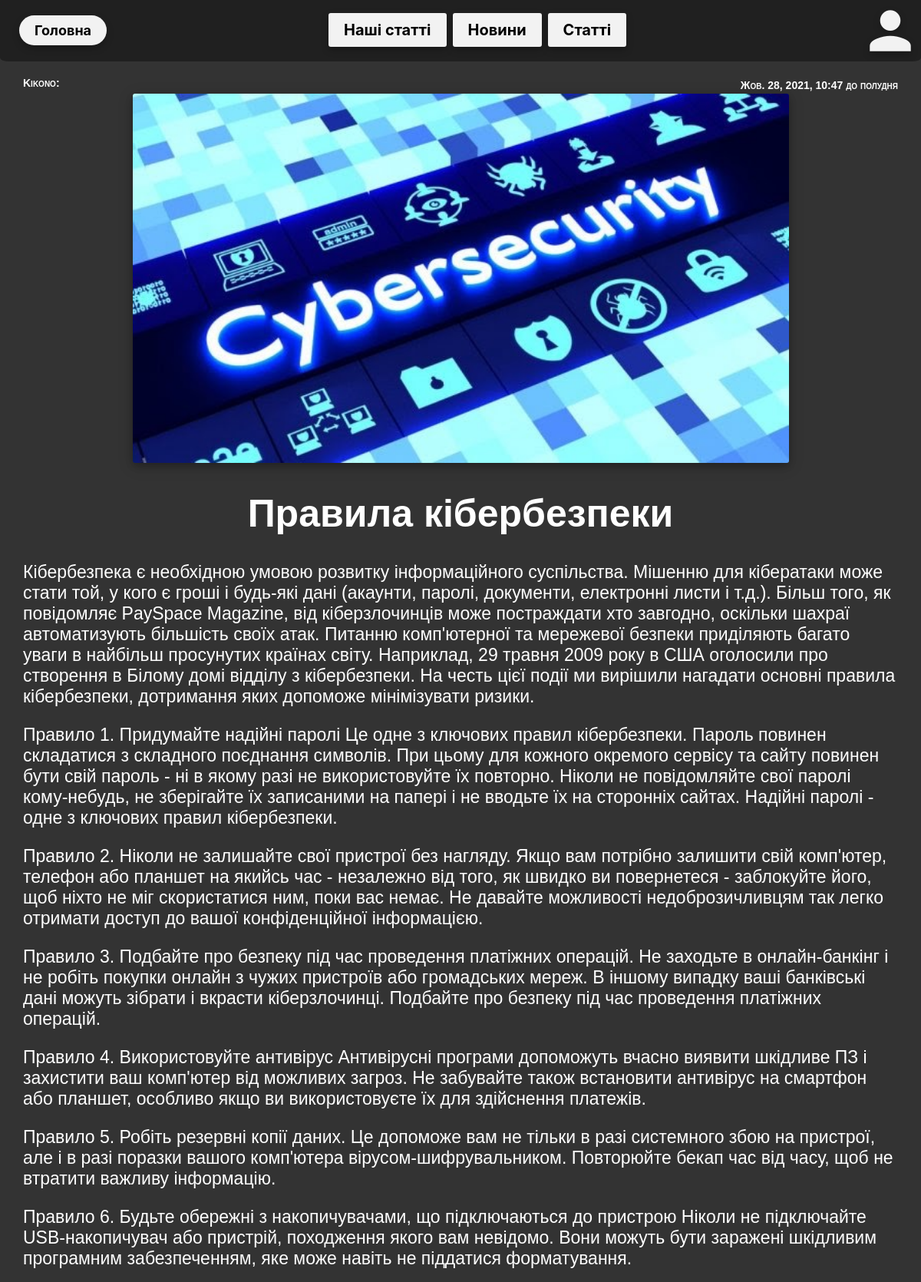
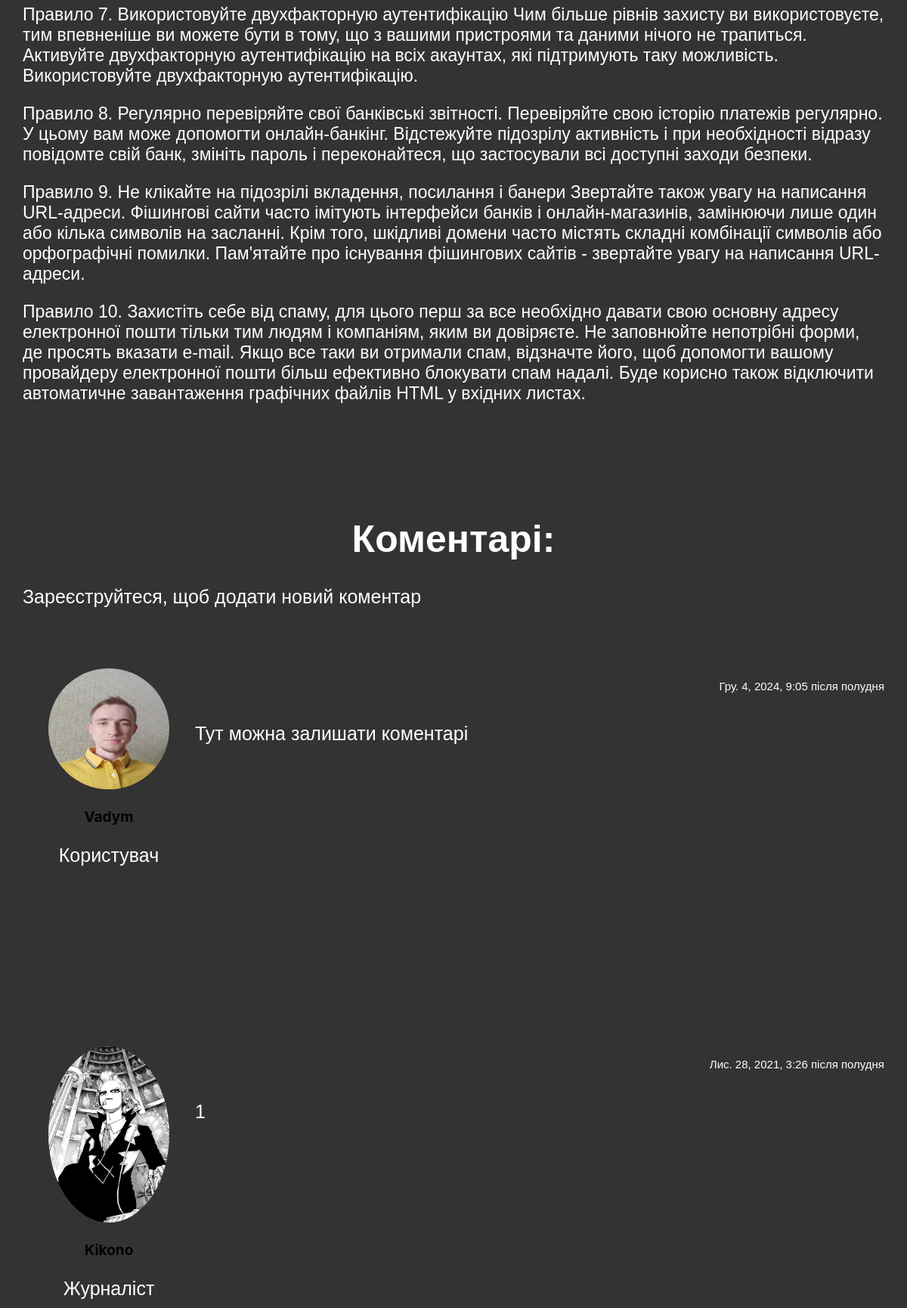
The page /article/20/ (upper part) on the database its author committed (2 pictures, top to bottom).
### blog/models.py (models this page shows)
class Article(models.Model):
    image = models.ImageField(
        upload_to='article/image/',
        height_field=None,
        width_field=None,
        max_length=100
    )
    title = models.CharField(max_length=1000)
    text = models.TextField()
    create_date = models.DateTimeField(default=timezone.now)
    active = models.BooleanField(default=True)
    author = models.CharField(max_length=100, default="Anonimus")

class ArticleComment(models.Model):
    article = models.ForeignKey(
        Article, related_name='comments', on_delete=models.CASCADE
    )
    image = models.CharField(max_length=300, default="none")
    name = models.CharField(max_length=100)
    userid = models.CharField(max_length=1000, default=3)
    role = models.CharField(max_length=100, default="Користувач")
    body = models.TextField()
    created = models.DateTimeField(default=timezone.now)
    active = models.BooleanField(default=True)
    class Meta:
        ordering = ('created',)

### blog/views.py (the view)
# urls.py: path('article/<int:article_id>/',views.show_one_article,  name='one_article'),
def show_one_article(request, article_id):
    islogin, style_file = get_info(request)
    res = get_object_or_404(Article, pk=article_id)
    article_text = res.text.split("\r\n")
    user = request.user.username
    comments = res.comments.filter(active=True)
    comments = reversed(comments)
    if request.method == 'POST':
        comment_form = ArticleCommentForm(data=request.POST)
        if comment_form.is_valid():
            new_comment = comment_form.save(commit=False)
            new_comment.name = request.user.username
            new_comment.role = request.user.profile.role
            new_comment.image = request.user.profile.user_image.url
            new_comment.userid = request.user.pk
            new_comment.article = res
            new_comment.save()
            return redirect(f"/article/{article_id}/")
    else:
        comment_form = ArticleCommentForm()
    context = {
        'article': res,
        'islogin': islogin,
        'article_text': article_text,
        'user': user,
        'comments': comments,
        'comment_form': comment_form,
        'style_file': style_file
    }
    return render(request, 'article/one_article_page.html', context)

### blog/views.py (called while the page is built)
def get_style(request):
    if('theme' in request.COOKIES):
        file = request.COOKIES['theme']
    else:
        file = 'css/dark_theme.css'
    return(file)

def get_info(request):
    islogin = request.user.is_authenticated
    style_file = get_style(request)
    return(islogin, style_file)

### blog/templates/article/one_article_page.html (shortened to what this page needs)
{% load static %}
<!DOCTYPE html>
<html>
<head>
	{% include 'parts_of_page/pages_head.html' %}
</head>
<body>
	{% include 'parts_of_page/header.html' %}
	<main style="width: 100%">
				<div class = "one_article" id="article">
					<p class="date">{{article.create_date}}</p>
					<p class="author">{{article.author}}:</p>
					{% if article.image %}
						<div class="img_div">
							<img src="{{ article.image.url }}" width="100%">
						</div>
					{% else %}
						<h2>Немає зображення</h2>
					{% endif %}
					<h1 class="title">{{article.title}}</h1>
					<div class = "article_text">
						{% for text in article_text %}
							<p>{{text}}</p>
						{% endfor %}
					</div>
				</div>
				<div class="comments_block">
					<h1 class="title">Коментарі:</h1>
					{% if islogin %}
						<div class="add_comment">
							<p>Написати коментар:</p>
							<form class="add_something" method="post">
								{% csrf_token %}
								<p>{{ comment_form.body }}</p>
								<button type="submit" class="button" style="float: right;">Додати</button>
							</form>
						</div>
					{% else %}
						<p>Зареєструйтеся, щоб додати новий коментар</p>
					{% endif %}
					<div class="comment_list">
						{% for comment in comments %}
							<div class="comment" id="comment">
								<div class="info">
									<a href="{%url 'another_profile' user_id=comment.userid%}"><div class="image_div"><img src="{{comment.image}}" width="100%"></div></a>
										{% if 'Журналист' in comment.role %}
											<p style="; text-align: center; font-size: 20px;"><a href="{%url 'another_profile' user_id=comment.userid%}" class="username" style="color: rgb(0, 200, 100)">  {{ comment.name }} </a></p>
										{% elif style_file == 'css/light1.css' or style_file == 'css/purple_gold.css' %}
											<p style="; text-align: center; font-size: 20px;"><a href="{%url 'another_profile' user_id=comment.userid%}" class="username" style="color: black">  {{ comment.name }} </a></p>
										{% else %}
											<p style="; text-align: center; font-size: 20px;"><a href="{%url 'another_profile' user_id=comment.userid%}" class="username" style="color: black; ">  {{ comment.name }} </a></p>
										{% endif %}
									<p class="role"> {{ comment.role }} </p>
								</div>
								<p class="created"> {{ comment.created }} </p>
								<div class="text">
									<p>{{ comment.body }}</p>
								</div>
							</div>
						{% empty %}
							<p>Немає коментарів</p>
						{% endfor %}
					</div>
				</div>
	</main>
</body>
</html>

### blog/templates/parts_of_page/pages_head.html (shortened to what this page needs)
{% load static %}
	<link rel="stylesheet" href="{% static 'css/test22.css' %}">
	<link rel="stylesheet" href="{% static style_file %}">

### blog/templates/parts_of_page/header.html (shortened to what this page needs)
<header class="header">
	<a href="/main" class="logo" class="button">Головна</a>
	<nav>
		<ul>
			<li>
				<div class="dropdown">
					<a href="/ourarticles" class="button">Наші статті</a>
				</div>
			</li>
			<li><a href="/news" class="button">Новини</a></li>
		<li><a href="/articles" class="button">Статті</a></li>
		</ul>
	</nav>
	<div class="dropdown">
	</div>
</header>

### blog/static/css/test22.css (style rules this page uses)
body, html { margin: 0 0 0 0; width: 100%; height: 100%; min-height: 700px; background-color: white; color: black; }
p { font-family:'Trebuchet MS', 'Lucida Sans Unicode', 'Lucida Grande', 'Lucida Sans', Arial, sans-serif; font-size: 25px; text-align: left; }
h1 { font-family: Verdana, Geneva, Tahoma, sans-serif; font-weight: 800; font-size: 50px; text-align: center; }
img { border-radius: 5px; }
header { width: 100%; height: 70px; padding-top: 10px; background-color: #AEC3ED; border-bottom-left-radius: 10px 5px; border-bottom-right-radius: 10px 5px; z-index: 2; position: fixed; top: 0px; }
header .logo { margin-left: 25px; margin-top: 10px; font-size: 18px; float: left; text-decoration: none; z-index: 3; filter: drop-shadow(0px 4px 4px rgba(0, 0, 0, 0.25)); background-color: #DCDF32; font-style: normal; font-weight: bold; line-height: 19px; color: #076AC3; text-align: center; padding: 10px 20px 10px 20px; border-radius: 30px; }
header nav { margin-left: auto; margin-right: auto; }
header nav ul { list-style: none; width: 400px; margin-left: auto; margin-right: auto; margin-top: 20px; }
header nav ul li { margin-left: 2%; float: left; }
.button { width: 176px; height: 45px; filter: drop-shadow(0px 4px 4px rgba(0, 0, 0, 0.25)); background-color: #DCDF32; font-style: normal; font-weight: bold; font-size: 20px; line-height: 19px; color: #076AC3; text-align: center; padding: 10px 20px 10px 20px; border-radius: 3px; }
main { margin-top: 100px; margin-bottom: 100px; margin-left: auto; margin-right: auto; width: 80%; min-height: 600px; }
.dropdown { position: relative; display: inline-block; float: right; }
.one_article { width: 95%; height: auto; margin-left: auto; margin-right: auto; margin-bottom: 20px; margin-top: 20px; }
.one_article img { border-radius: 3px; box-shadow: 0 4px 10px 0 rgba(0,0,0,.2), 0 4px 20px 0 rgba(0,0,0,.19); }
.one_article .date { font-family: sans-serif; float: right; margin-top: 3px; margin-bottom: 3px; font-size: 14px; font-variant: small-caps; font-weight: bold; }
.one_article .author { font-family: sans-serif; margin-top: 3px; margin-bottom: 3px; font-size: 14px; font-variant: small-caps; font-weight: bold; }
.one_article .article_text { width: 100%; margin-top: 20px; }
.one_article .article_text p { font-size:23px; }
.one_article .img_div { margin-right: auto; margin-left: auto; width: 75%; }
.article_text { width: 100%; margin-top: 20px; }
.article_text p { font-size: 28px; height: auto; }
a { font-family: -apple-system,BlinkMacSystemFont,"Segoe UI",Roboto,Oxygen-Sans,Ubuntu,Cantarell,"Helvetica Neue",sans-serif; color: #039be5; text-decoration: none; -webkit-tap-highlight-color: transparent; font-size: 19px; font-weight: bold; }
.comments_block { margin-top: 150px; height: auto; width: 95%; margin-left: auto; margin-right: auto; }
.comments_block .comment_list { margin-top: 80px; }
.comments_block .comment { height:auto; min-height:500px; }
.comments_block .text { width: 80%; height: auto; float: right; }
.comments_block .comment .info { width: 20%; float: left; }
.comments_block .comment .info .image_div { width: 70%; height: auto; margin-left: auto; margin-right: auto; }
.comments_block .comment .info .image_div img { border-radius: 50%; }
.comments_block .username { width: 70%; text-align: center; margin-left: auto; margin-right: auto; }
.comments_block .role { width: 70%; text-align: center; margin-left: auto; margin-right: auto; }
.comments_block .created { float: right; margin-left: auto; font-size: 15px; }

### blog/static/css/dark_theme.css (style rules this page uses)
body, html { color: white; background-color: #333; }
h1 { color: white; }
img { border-radius: 5px; }
header { background-color:#202020; }
header .logo { background-color:#f2f2f2; color: black; }
.button { background-color:#f2f2f2; color: black; }

### rows shown on the page
Article: create_date "Жов. 28, 2021, 10:47 до полудня", author "Kikono", image (picture), title "Правила кібербезпеки"
ArticleComment: shows a picture, name "Vadym", role "Користувач", created "Гру. 4, 2024, 9:05 після полудня", body "Тут можна залишати коментарі"
ArticleComment: image (picture), name "Kikono", role "Журналіст", created "Лис. 28, 2021, 3:26 після полудня", body "1"
